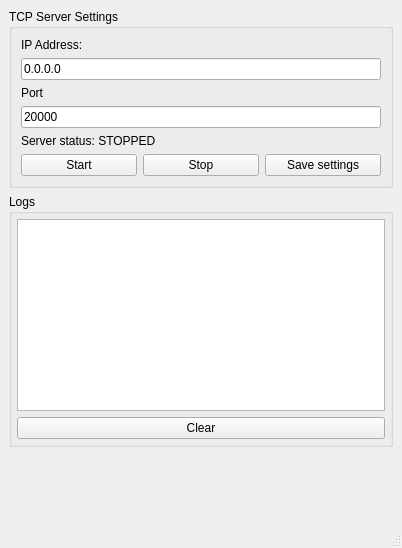
<?xml version="1.0" encoding="UTF-8"?>
<ui version="4.0">
 <class>MainWindow</class>
 <widget class="QMainWindow" name="MainWindow">
  <property name="geometry">
   <rect>
    <x>0</x>
    <y>0</y>
    <width>402</width>
    <height>548</height>
   </rect>
  </property>
  <property name="windowTitle">
   <string>MainWindow</string>
  </property>
  <widget class="QWidget" name="centralwidget">
   <layout class="QGridLayout" name="gridLayout_3">
    <item row="0" column="0">
     <widget class="QGroupBox" name="groupBox">
      <property name="title">
       <string>TCP Server Settings</string>
      </property>
      <layout class="QGridLayout" name="gridLayout_2">
       <item row="0" column="0">
        <widget class="QLabel" name="label">
         <property name="text">
          <string>IP Address:</string>
         </property>
        </widget>
       </item>
       <item row="2" column="0">
        <widget class="QLabel" name="label_2">
         <property name="text">
          <string>Port</string>
         </property>
        </widget>
       </item>
       <item row="4" column="0" colspan="3">
        <widget class="QLabel" name="label_ServerStatus">
         <property name="text">
          <string>Server status: STOPPED</string>
         </property>
        </widget>
       </item>
       <item row="5" column="0">
        <widget class="QPushButton" name="pushButton_StartServer">
         <property name="text">
          <string>Start</string>
         </property>
        </widget>
       </item>
       <item row="5" column="1">
        <widget class="QPushButton" name="pushButton_StopServer">
         <property name="text">
          <string>Stop</string>
         </property>
        </widget>
       </item>
       <item row="5" column="2">
        <widget class="QPushButton" name="pushButton_SaveSettings">
         <property name="text">
          <string>Save settings</string>
         </property>
        </widget>
       </item>
       <item row="3" column="0" colspan="3">
        <widget class="QLineEdit" name="lineEdit_Port">
         <property name="text">
          <string>20000</string>
         </property>
        </widget>
       </item>
       <item row="1" column="0" colspan="3">
        <widget class="QLineEdit" name="lineEdit_IpAddress">
         <property name="text">
          <string>0.0.0.0</string>
         </property>
        </widget>
       </item>
      </layout>
     </widget>
    </item>
    <item row="1" column="0">
     <widget class="QGroupBox" name="groupBox_2">
      <property name="title">
       <string>Logs</string>
      </property>
      <layout class="QGridLayout" name="gridLayout">
       <property name="leftMargin">
        <number>5</number>
       </property>
       <property name="topMargin">
        <number>5</number>
       </property>
       <property name="rightMargin">
        <number>5</number>
       </property>
       <property name="bottomMargin">
        <number>5</number>
       </property>
       <item row="0" column="0">
        <widget class="QPlainTextEdit" name="plainTextEdit_Logs"/>
       </item>
       <item row="1" column="0">
        <widget class="QPushButton" name="pushButton_ClearLogs">
         <property name="text">
          <string>Clear</string>
         </property>
        </widget>
       </item>
      </layout>
     </widget>
    </item>
    <item row="2" column="0">
     <spacer name="verticalSpacer_2">
      <property name="orientation">
       <enum>Qt::Vertical</enum>
      </property>
      <property name="sizeHint" stdset="0">
       <size>
        <width>20</width>
        <height>62</height>
       </size>
      </property>
     </spacer>
    </item>
   </layout>
  </widget>
  <widget class="QStatusBar" name="statusbar"/>
 </widget>
 <resources/>
 <connections/>
</ui>
